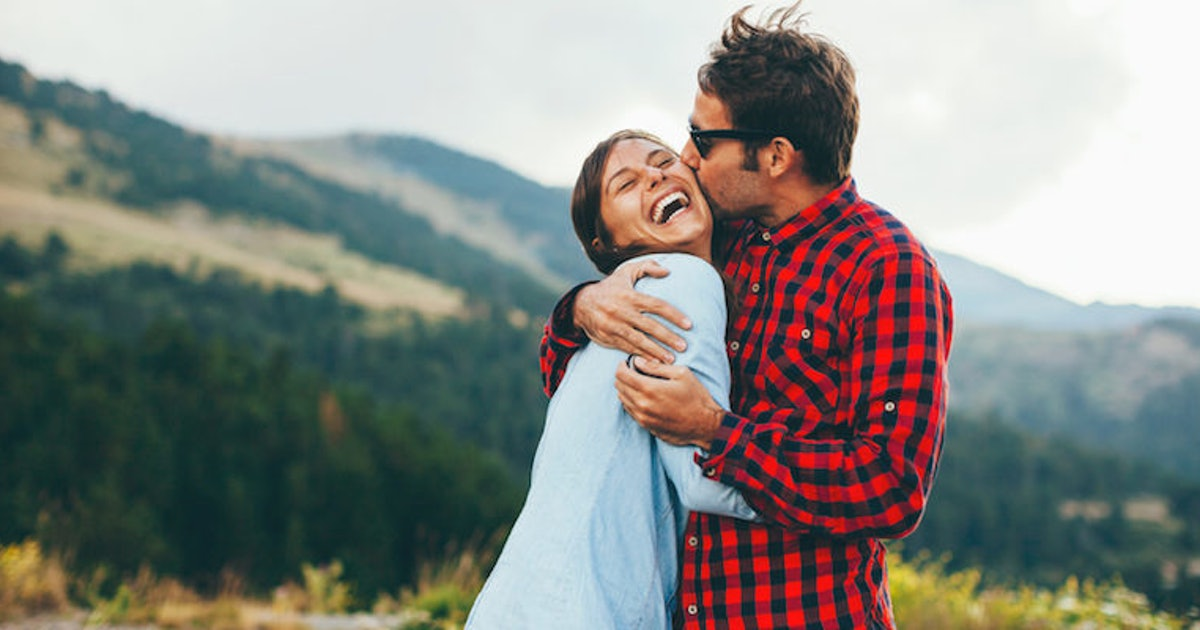
#> input picture assignment_04/dataset/person/person1.png, 1200 x 630 px
$ python augment.py --dir dataset/person
#> lines starting #> are read from the running program, lines starting #| are printed output that depends on the picture
from argparse import ArgumentParser
from pathlib import Path
from PIL import Image

transforms = [
    Image.FLIP_TOP_BOTTOM,
    Image.FLIP_LEFT_RIGHT,
    Image.ROTATE_90,
    Image.ROTATE_180,
    Image.ROTATE_270,
]


def apply_transforms(img_path: Path):
    img = Image.open(img_path)
#> img is the input picture: PIL image 1200x630 RGB; mean R, G, B 134.6, 135.6, 130.8
    for i, t in enumerate(transforms):
        aug_path = img_path.parent.joinpath(
            f"{img_path.stem}_aug{i+1}{img_path.suffix}"
        )
        img.transpose(method=t).save(aug_path)
#> this loop made 5 passes
#> pass 1, in apply_transforms, `img.transpose(method=t).save(aug_path)`:
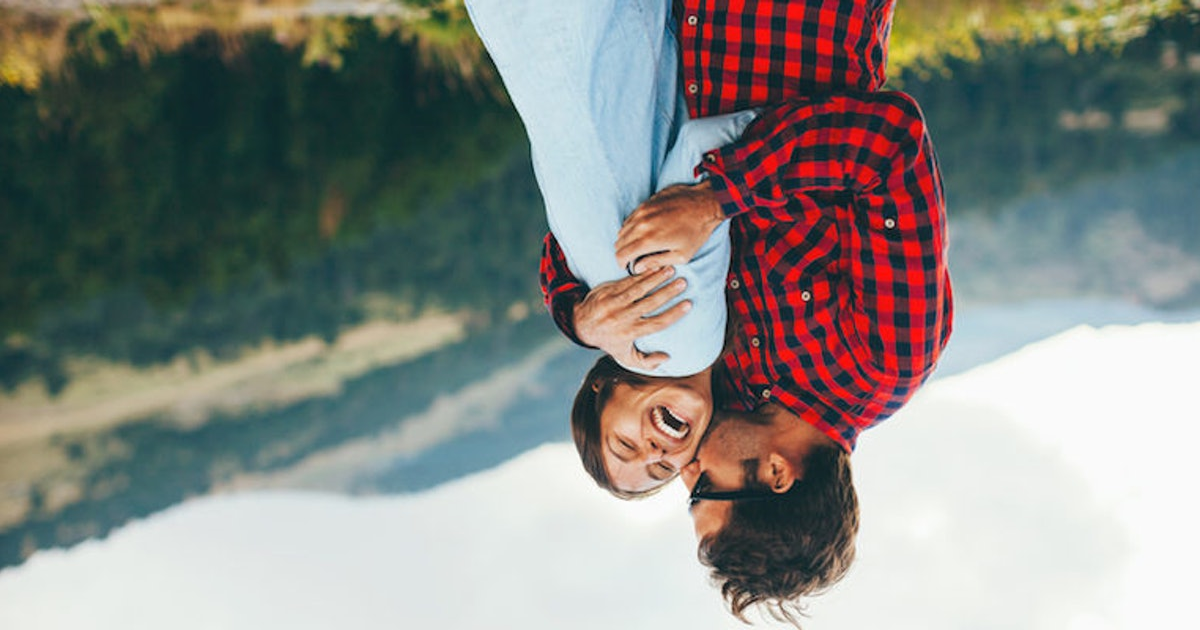
#> saved as person1_aug1.png: PIL image 1200x630 RGB; mean R, G, B 134.6, 135.6, 130.8
#> pass 2, in apply_transforms, `img.transpose(method=t).save(aug_path)`:
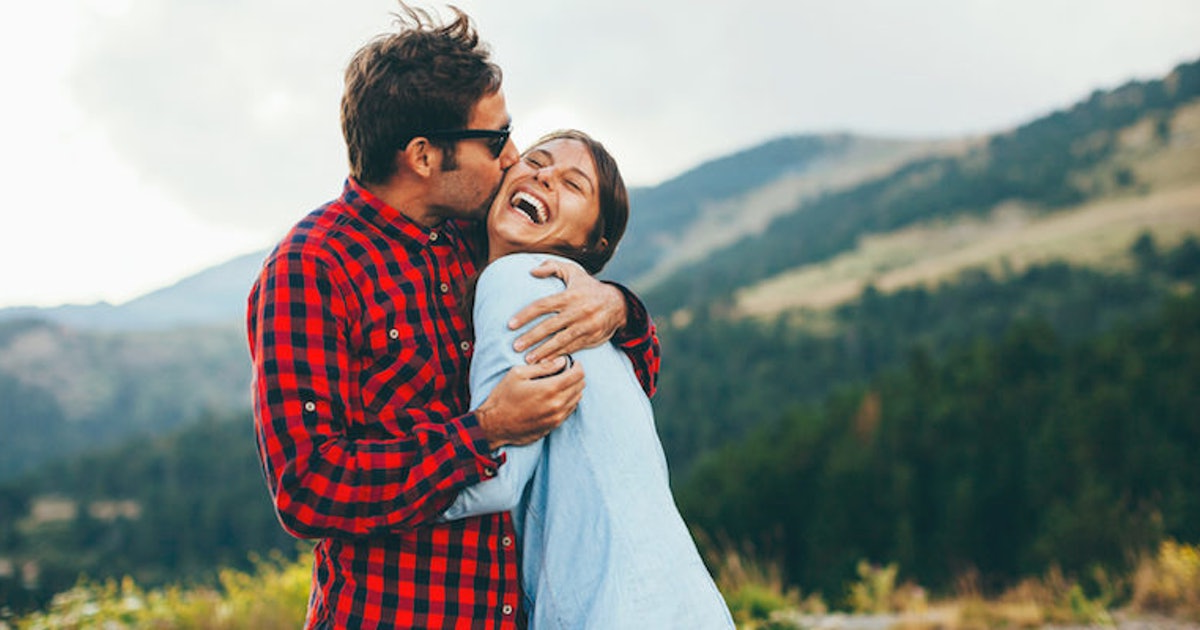
#> saved as person1_aug2.png: PIL image 1200x630 RGB; mean R, G, B 134.6, 135.6, 130.8


parser = ArgumentParser()
parser.add_argument(
    "--dir", required=True, type=Path, help="Path of the images directory"
)
args = parser.parse_args()

if not args.dir.exists():
    raise FileNotFoundError(args.dir)

for img_path in args.dir.iterdir():
    apply_transforms(img_path)
#> pass 2 of the loop `for img_path in args.dir.iterdir():`:
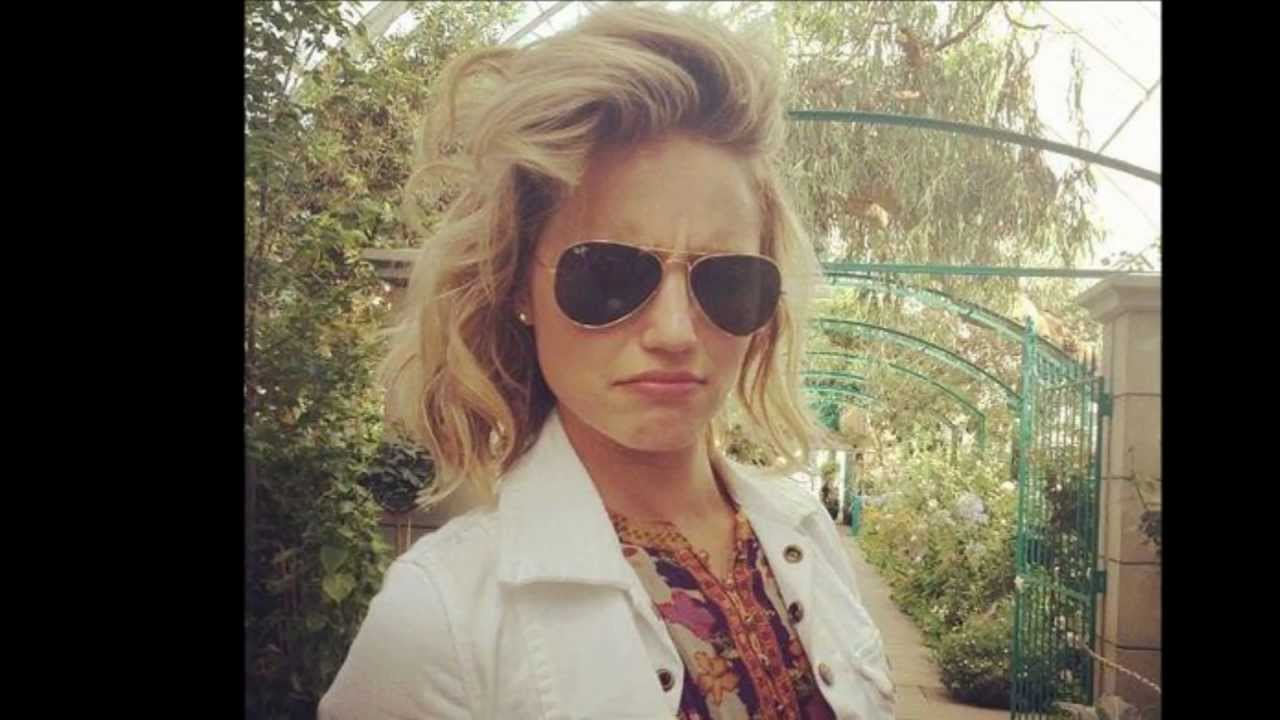
#> input picture assignment_04/dataset/person/person10.png, 1280 x 720 px
#> in apply_transforms, img is the input picture: PIL image 1280x720 RGB; mean R, G, B 110.1, 101.4, 84.9
#> the loop in apply_transforms (call 2), `for i, t in enumerate(transforms):` made 5 passes
#> pass 1, in apply_transforms (call 2), `img.transpose(method=t).save(aug_path)`:
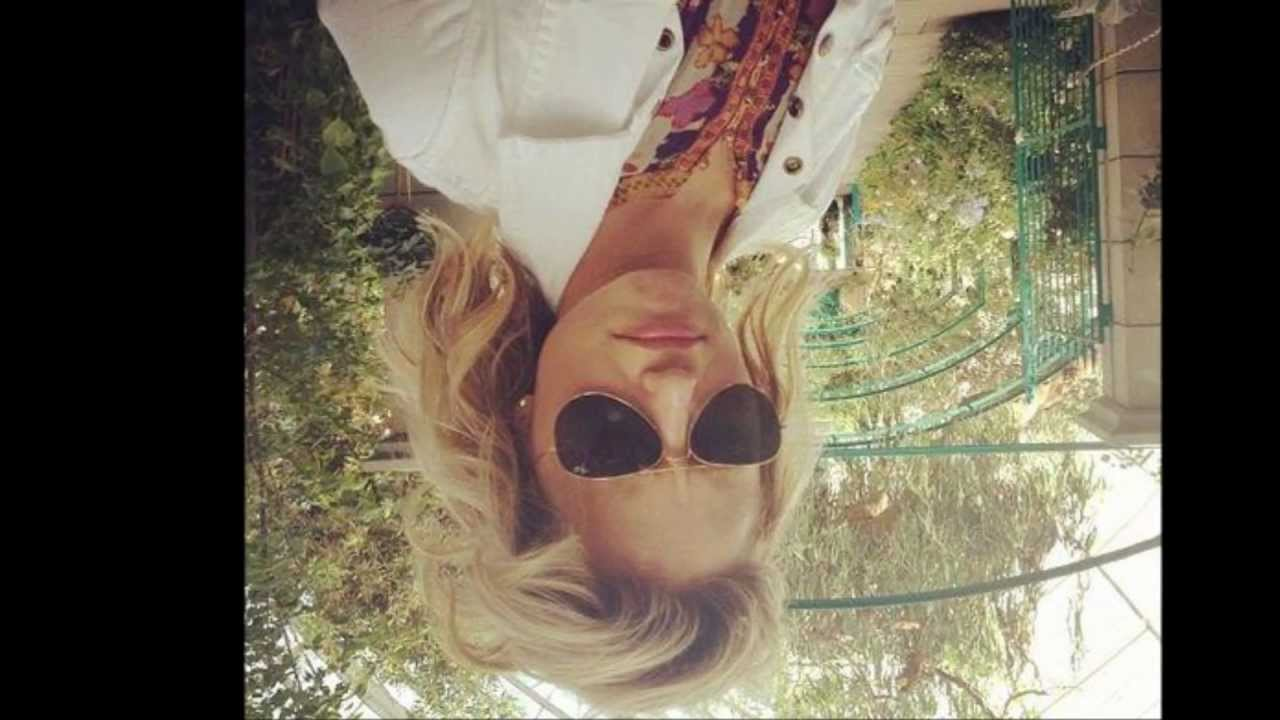
#> saved as person10_aug1.png: PIL image 1280x720 RGB; mean R, G, B 110.1, 101.4, 84.9
#> pass 2, in apply_transforms (call 2), `img.transpose(method=t).save(aug_path)`:
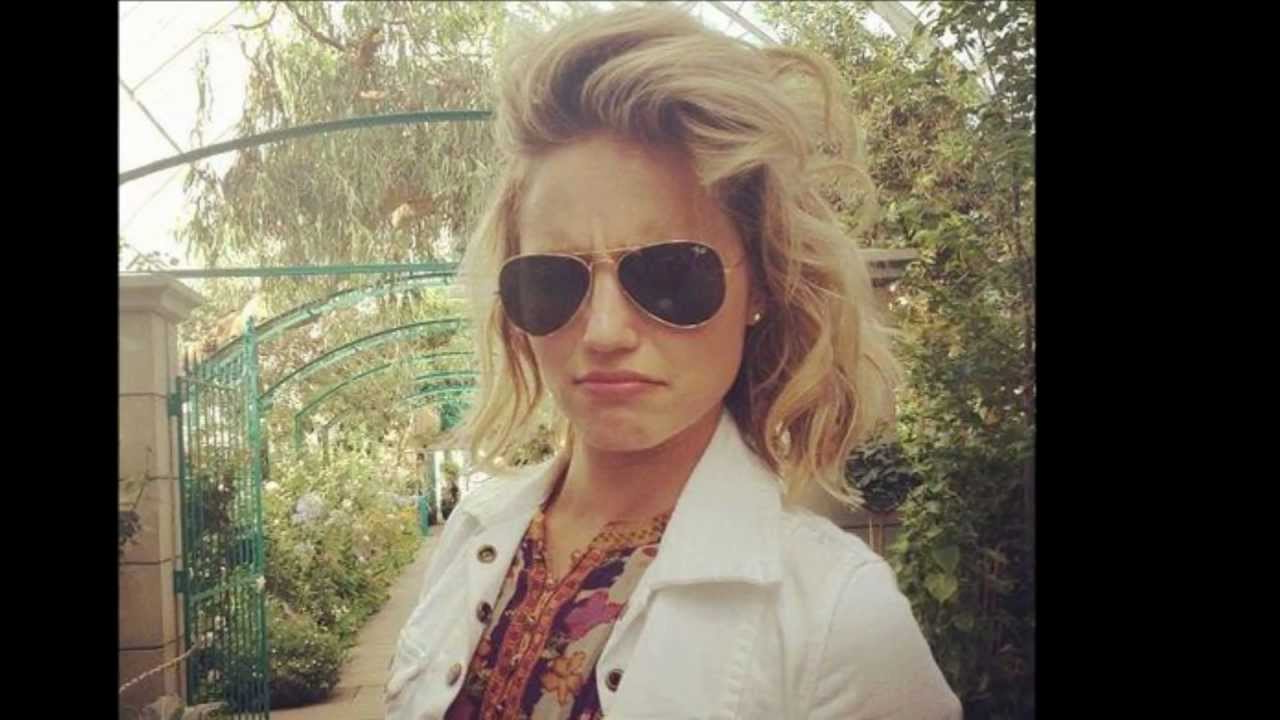
#> saved as person10_aug2.png: PIL image 1280x720 RGB; mean R, G, B 110.1, 101.4, 84.9
